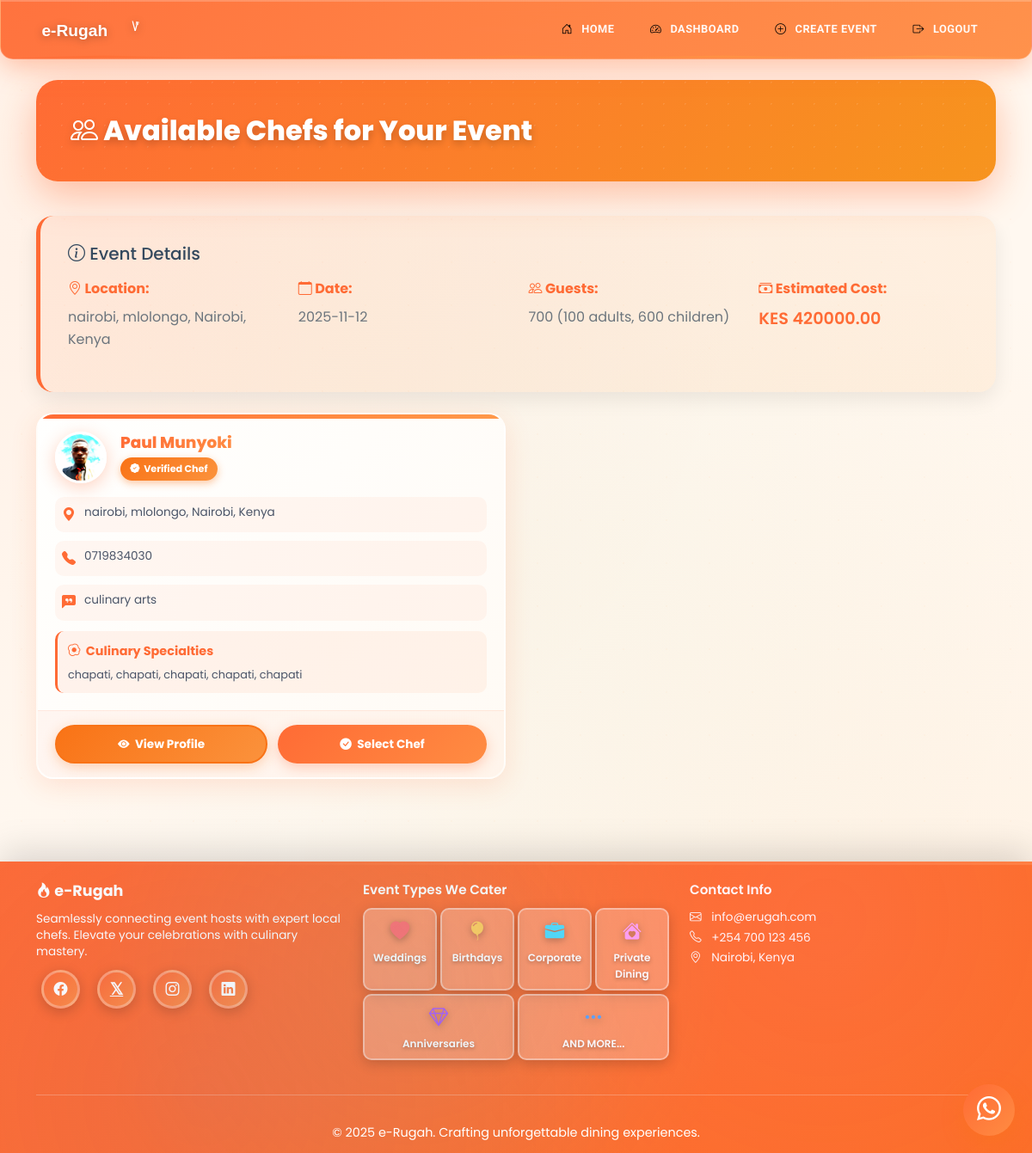
Screenshot of /customer/event/1/match-chefs (signed in) with the database file from the repository.
### models.py (models this page shows, shortened)
class Event(db.Model):
    id = db.Column(db.Integer, primary_key=True)
    customer_id = db.Column(db.Integer, db.ForeignKey('user.id'), nullable=False)
    county = db.Column(db.String(50), nullable=False)
    sub_county = db.Column(db.String(50), nullable=False)
    town = db.Column(db.String(50), nullable=False)
    adult_guests = db.Column(db.Integer, nullable=False)
    child_guests = db.Column(db.Integer, nullable=False)
    event_date = db.Column(db.DateTime, nullable=False)
    menu_items = db.Column(db.Text)
    total_cost = db.Column(db.Float, default=0.0)
    created_at = db.Column(db.DateTime, default=datetime.utcnow)
    bookings = db.relationship('Booking', backref='event', lazy=True)

class Chef(db.Model):
    id = db.Column(db.Integer, primary_key=True)
    user_id = db.Column(db.Integer, db.ForeignKey('user.id'), nullable=False)
    name = db.Column(db.String(100), nullable=False)
    phone = db.Column(db.String(20), nullable=False)
    county = db.Column(db.String(50), nullable=False)
    sub_county = db.Column(db.String(50), nullable=False)
    town = db.Column(db.String(50), nullable=False)
    about = db.Column(db.Text)
    meals_offered = db.Column(db.Text)
    photo_url = db.Column(db.String(200))
    is_verified = db.Column(db.Boolean, default=False)
    is_approved = db.Column(db.Boolean, default=False)
    created_at = db.Column(db.DateTime, default=datetime.utcnow)
    rating_total = db.Column(db.Integer, default=0)
    rating_count = db.Column(db.Integer, default=0)
    is_featured = db.Column(db.Boolean, default=False)
    featured_priority = db.Column(db.Integer, default=100)
    bookings = db.relationship('Booking', backref='chef', lazy=True)
    @property
    def photo_path(self):
        if not self.photo_url:
            return None
        if self.photo_url.startswith('/static/'):
            return self.photo_url.replace('/static/', '')
        return self.photo_url

### main.py (the view, shortened to what this page needs)
@app.route('/customer/event/<int:event_id>/match-chefs')
@role_required('customer')
def match_chefs(event_id):
    event = Event.query.get_or_404(event_id)
    if event.customer_id != current_user.id:
        flash('Access denied', 'danger')
        return redirect(url_for('customer_dashboard'))
    chefs = Chef.query.filter_by(
        is_verified=True,
        is_approved=True,
        county=event.county,
        sub_county=event.sub_county,
        town=event.town
    ).all()
    if not chefs:
        chefs = Chef.query.filter_by(
            is_verified=True,
            is_approved=True,
            county=event.county
        ).all()
    return render_template('match_chefs.html', event=event, chefs=chefs)

### main.py (called while the page is built)
@app.context_processor
def inject_year():
    return {'year': datetime.now().year}

@login_manager.user_loader
def load_user(user_id):
    return User.query.get(int(user_id))

def role_required(role):
    def decorator(f):
        @wraps(f)
        @login_required
        def decorated_function(*args, **kwargs):
            if current_user.role != role:
                flash('Access denied. Insufficient permissions.', 'danger')
                return redirect(url_for('index'))
            return f(*args, **kwargs)
        return decorated_function
    return decorator

### templates/match_chefs.html (shortened to what this page needs)
{% extends "base.html" %}
{% block content %}
<div class="page-header">
    <h2 class="mb-0"><i class="bi bi-people"></i> Available Chefs for Your Event</h2>
</div>
<div class="info-card mb-4">
    <h5 class="mb-3"><i class="bi bi-info-circle"></i> Event Details</h5>
    <div class="row">
        <div class="col-md-3">
            <p class="mb-2"><strong><i class="bi bi-geo-alt"></i> Location:</strong></p>
            <p class="text-muted">{{ event.county }}, {{ event.sub_county }}, {{ event.town }}</p>
        </div>
        <div class="col-md-3">
            <p class="mb-2"><strong><i class="bi bi-calendar"></i> Date:</strong></p>
            <p class="text-muted">{{ event.event_date.strftime('%Y-%m-%d') }}</p>
        </div>
        <div class="col-md-3">
            <p class="mb-2"><strong><i class="bi bi-people"></i> Guests:</strong></p>
            <p class="text-muted">{{ event.adult_guests + event.child_guests }} ({{ event.adult_guests }} adults, {{ event.child_guests }} children)</p>
        </div>
        <div class="col-md-3">
            <p class="mb-2"><strong><i class="bi bi-cash-stack"></i> Estimated Cost:</strong></p>
            <p class="text-muted" style="font-size: 1.2rem; font-weight: 600; color: var(--primary-color) !important;">KES {{ "%.2f"|format(event.total_cost) }}</p>
        </div>
    </div>
</div>
{% if chefs %}
<div class="row">
    {% for chef in chefs %}
    <div class="col-md-6 mb-4">
        <div class="modern-chef-card h-100">
            <div class="chef-card-body">
                <div class="d-flex align-items-center justify-content-between mb-3">
                    <div class="d-flex align-items-center gap-3">
                        <div class="chef-avatar-wrapper">
                            {% if chef.photo_path %}
                            <img src="{{ url_for('static', filename=chef.photo_path) }}" alt="Chef Photo" class="chef-avatar-img" onerror="this.src='{{ url_for('static', filename='images/pexels-janetrangdoan-793765.jpg') }}'">
                            {% else %}
                            <div class="chef-avatar-img d-flex align-items-center justify-content-center" style="background: linear-gradient(135deg, #ff6b35, #ff8c42);">
                                <i class="bi bi-person-badge" style="font-size: 2rem; color: white;"></i>
                            </div>
                            {% endif %}
                        </div>
                        <div>
                            <h5 class="chef-name-modern">{{ chef.name }}</h5>
                            <span class="verified-badge-modern">
                                <i class="bi bi-patch-check-fill"></i> Verified Chef
                            </span>
                        </div>
                    </div>
                </div>
                <div class="chef-info-item">
                    <i class="bi bi-geo-alt-fill chef-info-icon"></i>
                    <span class="chef-info-text">{{ chef.county }}, {{ chef.sub_county }}, {{ chef.town }}</span>
                </div>
                <div class="chef-info-item">
                    <i class="bi bi-telephone-fill chef-info-icon"></i>
                    <span class="chef-info-text">{{ chef.phone }}</span>
                </div>
                <div class="chef-info-item">
                    <i class="bi bi-chat-left-quote-fill chef-info-icon"></i>
                    <span class="chef-info-text">{{ chef.about }}</span>
                </div>
                <div class="specialties-section">
                    <div class="specialties-title">
                        <i class="bi bi-egg-fried"></i>
                        <span>Culinary Specialties</span>
                    </div>
                    <div class="specialties-text">{{ chef.meals_offered.replace(',', ', ') }}</div>
                </div>
            </div>
            <div class="chef-card-footer-modern">
                <button onclick="viewChefProfile({{ chef.id }})" class="btn-view-profile">
                    <i class="bi bi-eye-fill"></i> View Profile
                </button>
                <a href="{{ url_for('book_chef', event_id=event.id, chef_id=chef.id) }}" class="btn-select-chef" style="text-decoration: none;">
                    <i class="bi bi-check-circle-fill"></i> Select Chef
                </a>
            </div>
        </div>
    </div>
    {% endfor %}
</div>
{% else %}
<div class="alert alert-warning">
    <i class="bi bi-exclamation-triangle"></i> No approved chefs found in your area. Please check back later or contact support.
</div>
{% endif %}
{% endblock %}

### static/css/style.css (style rules this page uses)
:root { --primary-color: #ff6b35; --secondary-color: #f7931e; --success-color: #2ecc71; --danger-color: #e74c3c; --dark-color: #2c3e50; --light-color: #ecf0f1; --text-dark: #34495e; --accent-color: #ff9f43; --food-green: #6ab04c; --food-red: #eb4d4b; --food-purple: #9b59b6; --food-yellow: #f39c12; }
* { margin: 0; padding: 0; box-sizing: border-box; }
body { font-family: 'Poppins', sans-serif; color: var(--text-dark); line-height: 1.6; background: #fff8f0; background-image: radial-gradient(circle at 10% 20%, rgba(255, 107, 53, 0.05) 0%, transparent 50%), radial-gradient(circle at 90% 80%, rgba(247, 147, 30, 0.05) 0%, transparent 50%), radial-gradient(circle at 50% 50%, rgba(106, 176, 76, 0.03) 0%, transparent 70%); min-height: 100vh; position: relative; overflow-x: hidden; }
body::before { content: ''; position: fixed; top: -50%; right: -50%; width: 200%; height: 200%; background: radial-gradient(circle, rgba(255, 159, 67, 0.03) 1px, transparent 1px); background-size: 50px 50px; animation: grain 8s steps(10) infinite; pointer-events: none; z-index: -1; }
.food-pattern { position: relative; }
.page-header { background: linear-gradient(135deg, var(--primary-color), var(--secondary-color), var(--accent-color)); background-size: 200% auto; color: white; padding: 2.5rem; border-radius: 25px; margin-bottom: 2.5rem; box-shadow: 0 15px 45px rgba(255, 107, 53, 0.4); animation: slideIn 0.6s ease-out, shimmer 8s linear infinite; position: relative; overflow: hidden; }
.page-header::before { content: ''; position: absolute; top: -50%; right: -50%; width: 200%; height: 200%; background: radial-gradient(circle, rgba(255, 255, 255, 0.1) 1px, transparent 1px); background-size: 25px 25px; animation: grain 15s linear infinite; }
.page-header h2 { margin: 0; font-weight: 800; position: relative; z-index: 1; text-shadow: 0 4px 10px rgba(0, 0, 0, 0.2); }
.info-card { background: linear-gradient(135deg, rgba(255, 107, 53, 0.08), rgba(247, 147, 30, 0.08)); border-left: 5px solid var(--primary-color); border-radius: 20px; padding: 2rem; margin-bottom: 2rem; box-shadow: 0 8px 25px rgba(0, 0, 0, 0.08); transition: all 0.3s ease; }
.info-card strong { color: var(--primary-color); font-weight: 700; }

### templates/base.html (style rules this page uses)
* { scrollbar-width: thin; scrollbar-color: #ff6b35 rgba(255, 107, 53, 0.1); }

### rows the page displays
Event: county "nairobi", sub_county "mlolongo", town "Nairobi, Kenya", event_date "2025-11-12", event.adult_guests+event.child_guests "700", adult_guests "100", child_guests "600", total_cost "420000.00"
Chef: photo_url (picture), name "Paul Munyoki", county "nairobi", sub_county "mlolongo", town "Nairobi, Kenya", phone "0719834030", about "culinary arts", meals_offered.replace "chapati, chapati, chapati, chapati, chapati"
